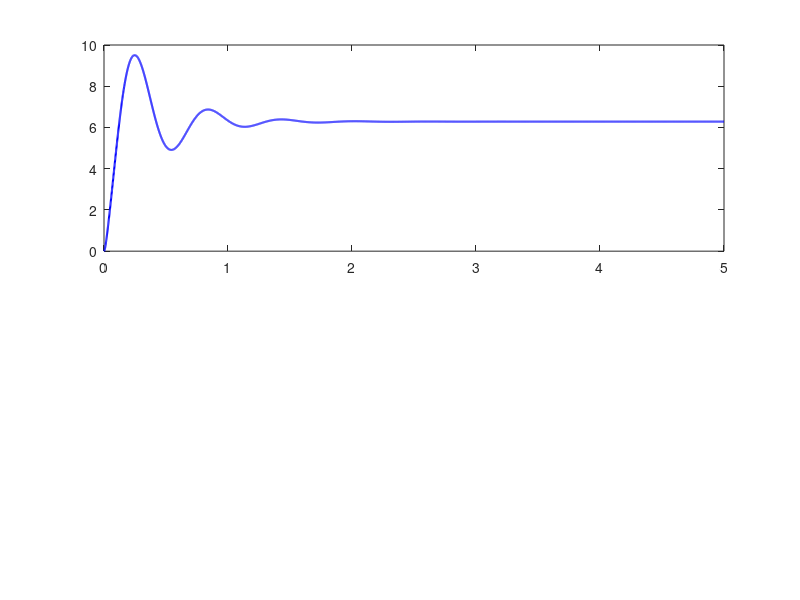

This figure's MATLAB source: (Note: this script raises an error after producing the figure.)
% =============================================
% state_space_sim.m
% State Space Simulation — G6 Pick and Place Robot
% =============================================

clc; clear;

% =============================================
% 1. Parameters
% =============================================
R_m   = 1.5398;
L_m   = 0.001473;
K_e   = 0.04322;
K_t   = 0.04053;
B     = 0.19835;
J     = 0.6615;
eta   = 0.8495;
N     = 70;

Kp    = 66.6;
Ki    = 359.5;
Kd    = 2.22;

theta_ref = 2*pi;   % [rad] เป้าหมาย 1 รอบ

% =============================================
% 2. State Space Model
% =============================================
A = [-R_m/L_m,      -K_e*N/L_m;
      K_t*eta*N/J,  -B/J      ];

B_mat = [1/L_m; 0];
C_mat = [0, 1];
D_mat = 0;

sys_ss = ss(A, B_mat, C_mat, D_mat);

fprintf('=== State Space Model ===\n');
fprintf('A = [%.4f  %.4f]\n', A(1,1), A(1,2));
fprintf('    [%.4f  %.4f]\n', A(2,1), A(2,2));
fprintf('B = [%.4f]\n', B_mat(1));
fprintf('    [%.4f]\n', B_mat(2));

ev = eig(A);
fprintf('\n=== Open-Loop Eigenvalues ===\n');
for i = 1:length(ev)
    fprintf('  lambda_%d = %.4f + %.4fj\n', i, real(ev(i)), imag(ev(i)));
end
if all(real(ev) < 0)
    fprintf('System is Stable\n\n');
else
    fprintf('System is Unstable\n\n');
end

% =============================================
% 3. Closed-Loop System (Position Control)
% =============================================
% Plant: omega → integrate → theta
% Loop: PID(theta_error) → Vin → Motor → omega → integrate → theta

s       = tf('s');
sys_tf  = tf(sys_ss);           % Vin → omega
plant   = sys_tf * (1/s);       % Vin → theta (integrate omega)
PID_tf  = Kp + Ki/s + Kd*s/(0.005*s + 1);  % PID with filter N=200
sys_cl  = feedback(PID_tf * plant, 1);

fprintf('=== Closed-Loop Poles ===\n');
cl_poles = pole(sys_cl);
for i = 1:length(cl_poles)
    fprintf('  p_%d = %.4f + %.4fj\n', i, real(cl_poles(i)), imag(cl_poles(i)));
end

% =============================================
% 4. Step Response
% =============================================
t_sim = 0:0.001:5;
[theta_cl, t_cl] = step(theta_ref * sys_cl, t_sim);

% omega = derivative of theta
omega_cl = diff(theta_cl) ./ diff(t_cl);
t_omega  = t_cl(1:end-1);

% =============================================
% 5. Performance Metrics
% =============================================
steady_val  = theta_cl(end);
band        = 0.02 * steady_val;
settled_idx = find(abs(theta_cl - steady_val) > band, 1, 'last');

if ~isempty(settled_idx) && settled_idx < length(t_cl)
    t_settle = t_cl(settled_idx);
else
    t_settle = t_cl(end);
end

peak_val  = max(theta_cl);
overshoot = (peak_val - steady_val) / steady_val * 100;

fprintf('\n=== Performance Metrics ===\n');
fprintf('Target              = %.4f rad (%.1f deg)\n', theta_ref, rad2deg(theta_ref));
fprintf('Final Value         = %.4f rad\n', steady_val);
fprintf('Settling Time (2%%) = %.4f s  [Req: <= 0.5 s]\n', t_settle);
fprintf('Overshoot           = %.4f %%  [Req: <= 1%%]\n', overshoot);

if t_settle <= 0.5
    fprintf('Settling Time: PASS\n');
else
    fprintf('Settling Time: FAIL\n');
end
if overshoot <= 1.0
    fprintf('Overshoot    : PASS\n');
else
    fprintf('Overshoot    : FAIL\n');
end

% =============================================
% 6. Plot
% =============================================
figure('Name','Step Response — State Space + PID', ...
    'NumberTitle','off','Position',[100 100 1000 600]);

subplot(2,1,1);
plot(t_cl, theta_cl, 'b', 'LineWidth', 1.5, 'DisplayName', 'Simulated \theta');
hold on;
yline(theta_ref,      'r--', 'LineWidth', 1.2, 'DisplayName', 'Reference');
yline(theta_ref*1.02, 'g:',  'LineWidth', 1.0, 'DisplayName', '+2% band');
yline(theta_ref*0.98, 'g:',  'LineWidth', 1.0, 'HandleVisibility', 'off');
if t_settle < t_cl(end)
    xline(t_settle, 'm--', 'LineWidth', 1.2, ...
        'DisplayName', sprintf('t_{settle} = %.3f s', t_settle));
end
xlabel('Time (s)'); ylabel('\theta (rad)');
title('Step Response — Closed-Loop Position Control (State Space + PID)');
legend('Location','southeast'); grid on;
xlim([0 5]);

subplot(2,1,2);
plot(t_omega, omega_cl, 'r', 'LineWidth', 1.5);
xlabel('Time (s)'); ylabel('\omega (rad/s)');
title('Angular Velocity');
grid on; xlim([0 5]);

% =============================================
% 7. Save
% =============================================
save_path = '/Users/thadzy/Documents/01_Projects/PickPlace_Robot/Simulation/state_space_result.mat';
save(save_path, 'sys_ss', 'sys_cl', 't_cl', 'theta_cl', 'omega_cl', ...
    'theta_ref', 't_settle', 'overshoot', 'Kp', 'Ki', 'Kd');
fprintf('\nSaved to: %s\n', save_path);
